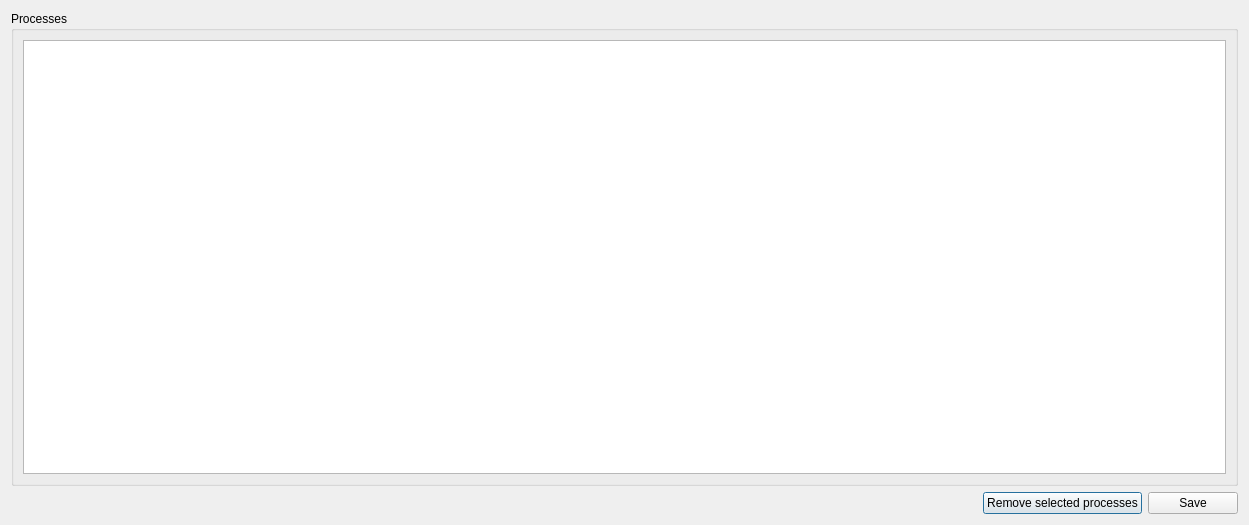
<?xml version="1.0" encoding="UTF-8"?>
<ui version="4.0">
 <class>ProjectProcessesDialog</class>
 <widget class="QDialog" name="ProjectProcessesDialog">
  <property name="geometry">
   <rect>
    <x>0</x>
    <y>0</y>
    <width>1249</width>
    <height>525</height>
   </rect>
  </property>
  <property name="windowTitle">
   <string>Project Processes</string>
  </property>
  <layout class="QGridLayout" name="gridLayout_2">
   <item row="0" column="0">
    <widget class="QGroupBox" name="groupBox">
     <property name="title">
      <string>Processes</string>
     </property>
     <layout class="QGridLayout" name="gridLayout">
      <item row="0" column="0">
       <widget class="QTableWidget" name="tableWidget"/>
      </item>
     </layout>
    </widget>
   </item>
   <item row="1" column="0">
    <layout class="QHBoxLayout" name="horizontalLayout_2">
     <item>
      <spacer name="horizontalSpacer_4">
       <property name="orientation">
        <enum>Qt::Horizontal</enum>
       </property>
       <property name="sizeHint" stdset="0">
        <size>
         <width>818</width>
         <height>20</height>
        </size>
       </property>
      </spacer>
     </item>
     <item>
      <widget class="QPushButton" name="removePushButton">
       <property name="text">
        <string>Remove selected processes</string>
       </property>
      </widget>
     </item>
     <item>
      <widget class="QPushButton" name="savePushButton">
       <property name="minimumSize">
        <size>
         <width>90</width>
         <height>0</height>
        </size>
       </property>
       <property name="maximumSize">
        <size>
         <width>90</width>
         <height>16777215</height>
        </size>
       </property>
       <property name="text">
        <string>Save</string>
       </property>
      </widget>
     </item>
    </layout>
   </item>
  </layout>
 </widget>
 <resources/>
 <connections/>
</ui>
